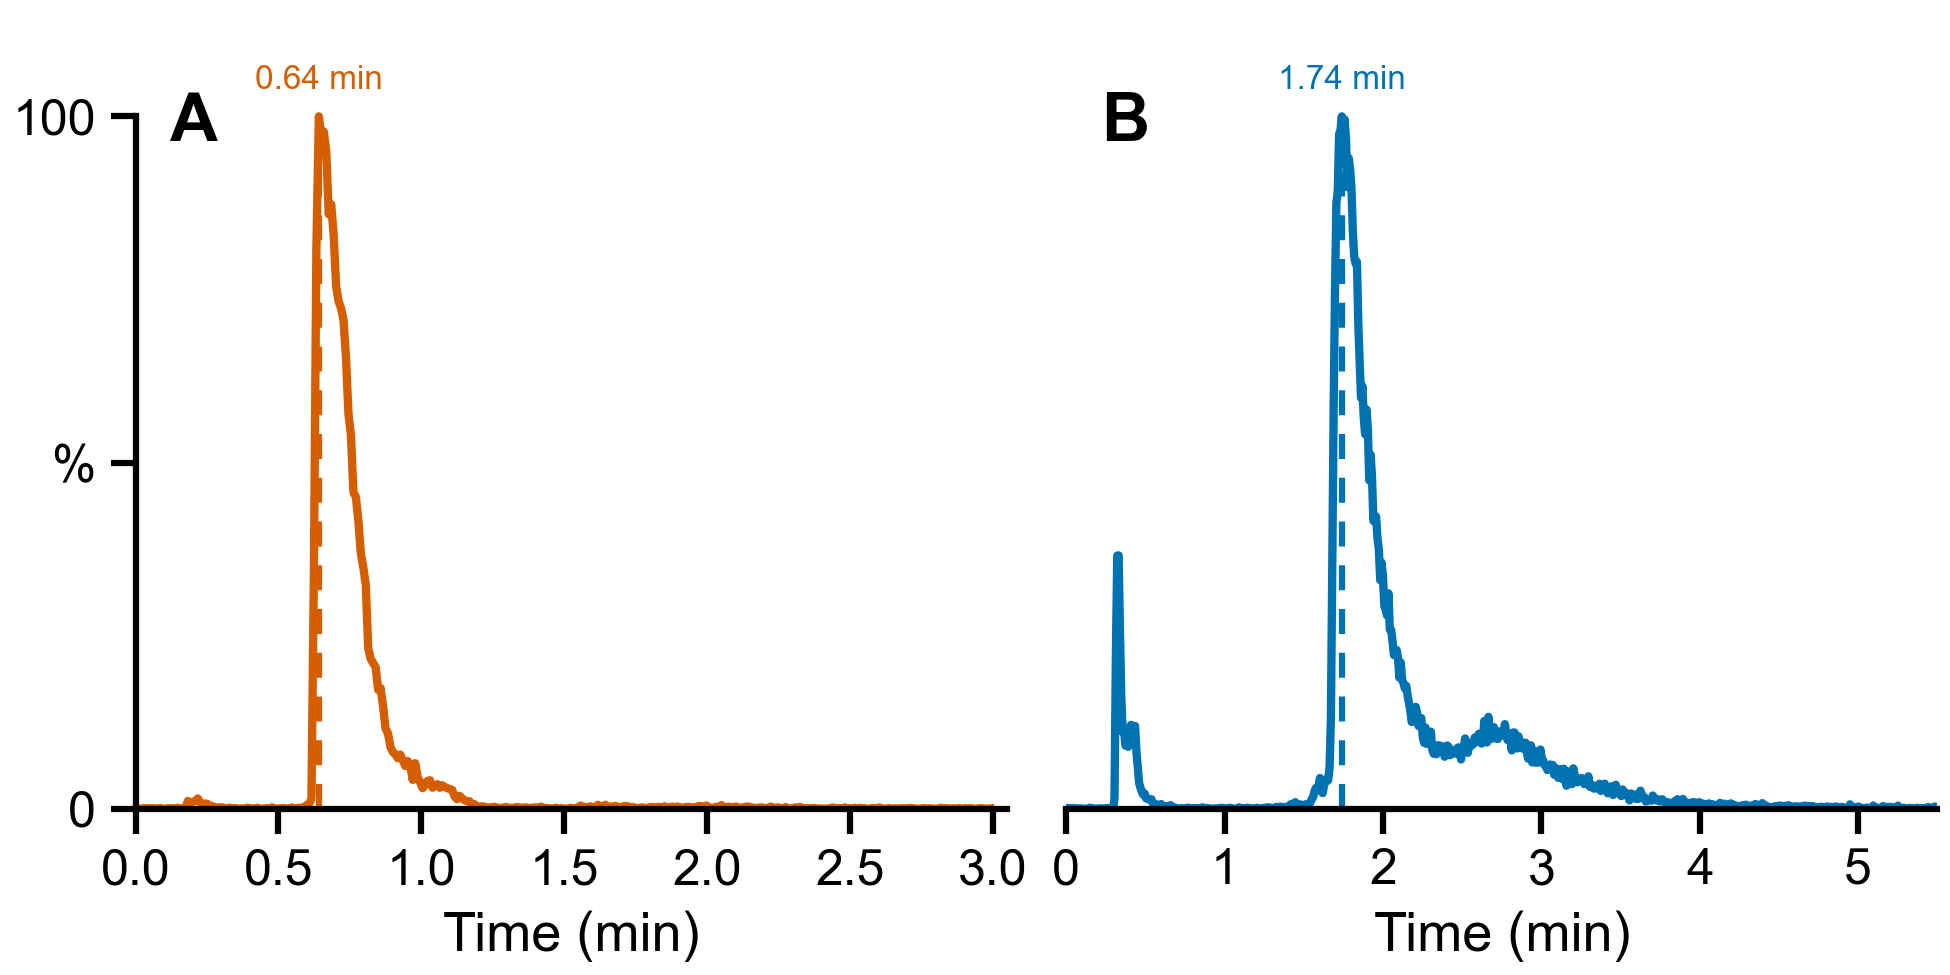

This figure's Python source:
"""Compare Waters mAb TICs from the 8- and 3-minute separations."""

from pathlib import Path

import matplotlib.pyplot as plt
import numpy as np


OUTPUT_DPI = 300
OUTPUT_DIRECTORY = Path(__file__).resolve().parent
OUTPUT_PNG = OUTPUT_DIRECTORY / "New Figure 8 vs 3 Min TIC Waters mAb.png"
OUTPUT_PDF = OUTPUT_DIRECTORY / "New Figure 8 vs 3 Min TIC Waters mAb.pdf"
FIGURE_SIZE_INCHES = (6.5, 3.25)

Y_LIMITS = (0.0, 115.0)

STANDARD_METHOD_COLOR = "#0072B2"
HIGH_THROUGHPUT_COLOR = "#D55E00"

TIC_DATASETS = [
    (
        Path(
            r"Z:\Group Share\BHT\Temp\Paper\DMT"
            r"\Waters mAb 21 Injections Set 1\merged"
            r"\20260330_BHT_agilentc8column_watersmAb_CMDS_20msINJ_set1_"
            r"0o1mgmLs_merged_21_unidecfiles\TIC_decon.txt"
        ),
        (0.0, 5.5),
        "8-min method (Agilent C8)",
        STANDARD_METHOD_COLOR,
    ),
    (
        Path(
            r"Z:\Group Share\BHT\Temp\Paper\DMT\High Throughput"
            r"\Waters mAb 21 Injections Set 1\merged"
            r"\20260501_BHT_haloc4column_watersmAb_set1_CDMS_0o1mgmL_"
            r"merged_21_unidecfiles\TIC_decon.txt"
        ),
        (0.0, 3.0),
        "3-min method (HALO C4)",
        HIGH_THROUGHPUT_COLOR,
    ),
]


def load_chromatogram(
    path: Path,
    time_limits: tuple[float, float],
) -> tuple[np.ndarray, np.ndarray]:
    """Load and validate one two-column TIC file."""
    if not path.is_file():
        raise FileNotFoundError(f"Chromatogram not found: {path}")

    data = np.loadtxt(path, dtype=float)
    if data.ndim != 2 or data.shape[1] < 2:
        raise ValueError(f"Expected at least two columns in: {path}")

    time = data[:, 0]
    intensity = data[:, 1]
    valid = (
        np.isfinite(time)
        & np.isfinite(intensity)
        & (time >= time_limits[0])
        & (time <= time_limits[1])
    )
    if not np.any(valid):
        raise ValueError(f"No finite values in the comparison window: {path}")

    return time[valid], np.clip(intensity[valid], 0.0, None)


def normalize_to_percent(intensity: np.ndarray) -> np.ndarray:
    """Min-max normalize a TIC to exactly 0--100%."""
    minimum = float(np.min(intensity))
    maximum = float(np.max(intensity))
    span = maximum - minimum
    if span <= 0.0:
        return np.zeros_like(intensity)
    return 100.0 * (intensity - minimum) / span


def style_axis(
    axis: plt.Axes,
    panel_letter: str,
    time_limits: tuple[float, float],
    show_y_axis: bool,
) -> None:
    """Apply the publication styling used by the related TIC figures."""
    display_limits = (
        (time_limits[0], time_limits[1] + 0.05)
        if time_limits[1] <= 3.0
        else time_limits
    )
    axis.set_xlim(*display_limits)
    axis.set_ylim(*Y_LIMITS)
    if time_limits[1] <= 3.0:
        axis.set_xticks(np.arange(0.0, 3.1, 0.5))
    else:
        axis.set_xticks(np.arange(0.0, 5.1, 1.0))
    axis.set_xlabel("Time (min)")

    axis.spines["top"].set_visible(False)
    axis.spines["right"].set_visible(False)
    axis.spines["bottom"].set_linewidth(1.5)
    axis.tick_params(direction="out", width=1.5, length=6)

    if show_y_axis:
        axis.spines["left"].set_linewidth(1.5)
        axis.spines["left"].set_bounds(0.0, 100.0)
        axis.set_yticks([0.0, 50.0, 100.0], labels=["0", "%", "100"])
    else:
        axis.spines["left"].set_visible(False)
        axis.tick_params(axis="y", left=False, labelleft=False)

    axis.text(
        0.04,
        0.90,
        panel_letter,
        transform=axis.transAxes,
        fontsize=16,
        fontweight="bold",
        ha="left",
        va="top",
        zorder=10,
    )


def make_figure() -> plt.Figure:
    """Build and return the two-panel separation-method comparison."""
    figure, axes = plt.subplots(
        nrows=1,
        ncols=2,
        figsize=FIGURE_SIZE_INCHES,
        constrained_layout=True,
        sharey=True,
    )

    panel_datasets = (TIC_DATASETS[1], TIC_DATASETS[0])
    for index, (axis, dataset) in enumerate(zip(axes, panel_datasets)):
        path, time_limits, _, color = dataset
        time, intensity = load_chromatogram(path, time_limits)
        normalized = normalize_to_percent(intensity)
        retention_time = float(time[np.argmax(normalized)])

        axis.plot(
            time,
            normalized,
            color=color,
            linewidth=2.0,
            zorder=2,
        )
        axis.axvline(
            retention_time,
            ymin=0.0,
            ymax=0.86,
            color=color,
            linestyle=(0, (4, 3)),
            linewidth=1.5,
            zorder=1,
        )
        axis.text(
            retention_time,
            103.0,
            f"{retention_time:.2f} min",
            color=color,
            fontsize=8.0,
            ha="center",
            va="bottom",
        )

        style_axis(
            axis,
            chr(ord("A") + index),
            time_limits,
            show_y_axis=index == 0,
        )

    return figure


def main() -> None:
    """Render the comparison as a transparent PNG and PDF."""
    plt.rcParams.update(
        {
            "font.family": "Arial",
            "font.size": 12,
            "axes.labelsize": 13,
            "legend.fontsize": 9.5,
            "pdf.fonttype": 42,
            "ps.fonttype": 42,
            "savefig.transparent": True,
        }
    )

    figure = make_figure()
    figure.savefig(OUTPUT_PNG, dpi=OUTPUT_DPI, transparent=True)
    figure.savefig(OUTPUT_PDF, dpi=OUTPUT_DPI, transparent=True)
    plt.close(figure)
    print(f"Saved {OUTPUT_PNG}")
    print(f"Saved {OUTPUT_PDF}")


if __name__ == "__main__":
    main()
